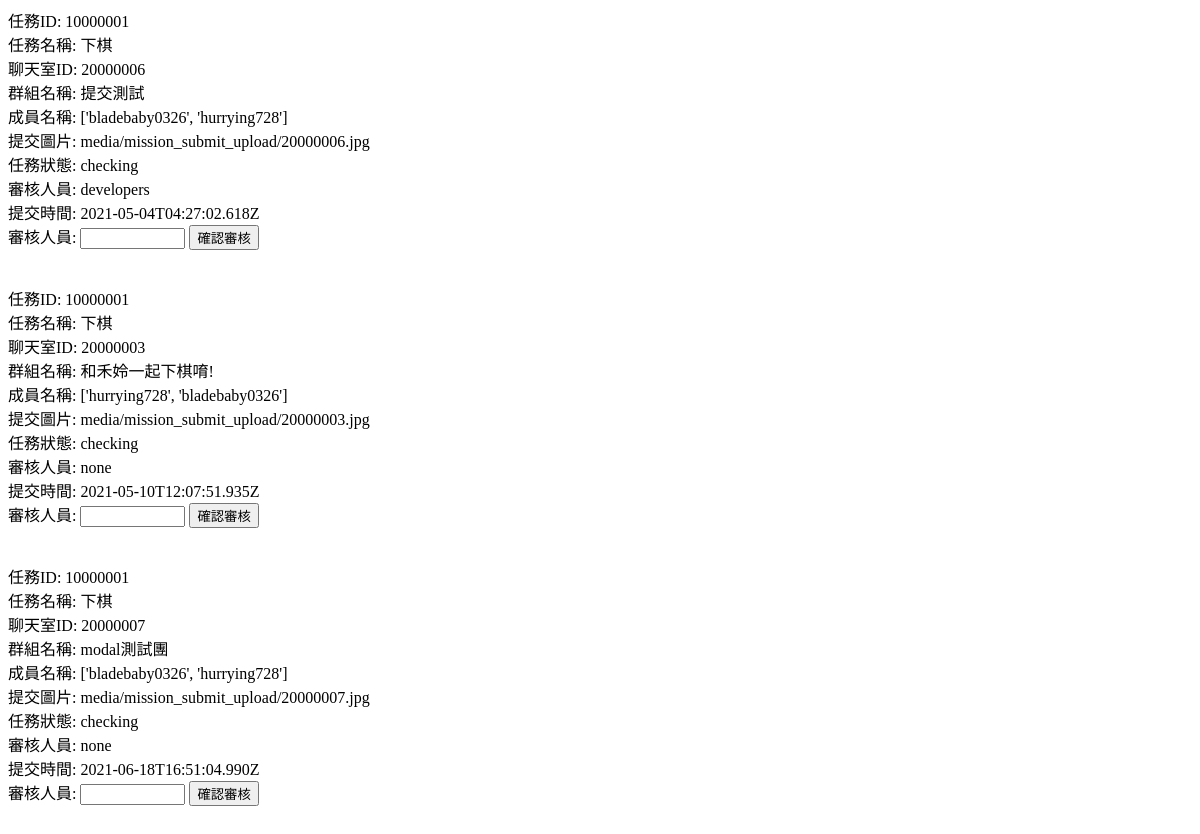
/manager, run on an earlier commit of the app's database.
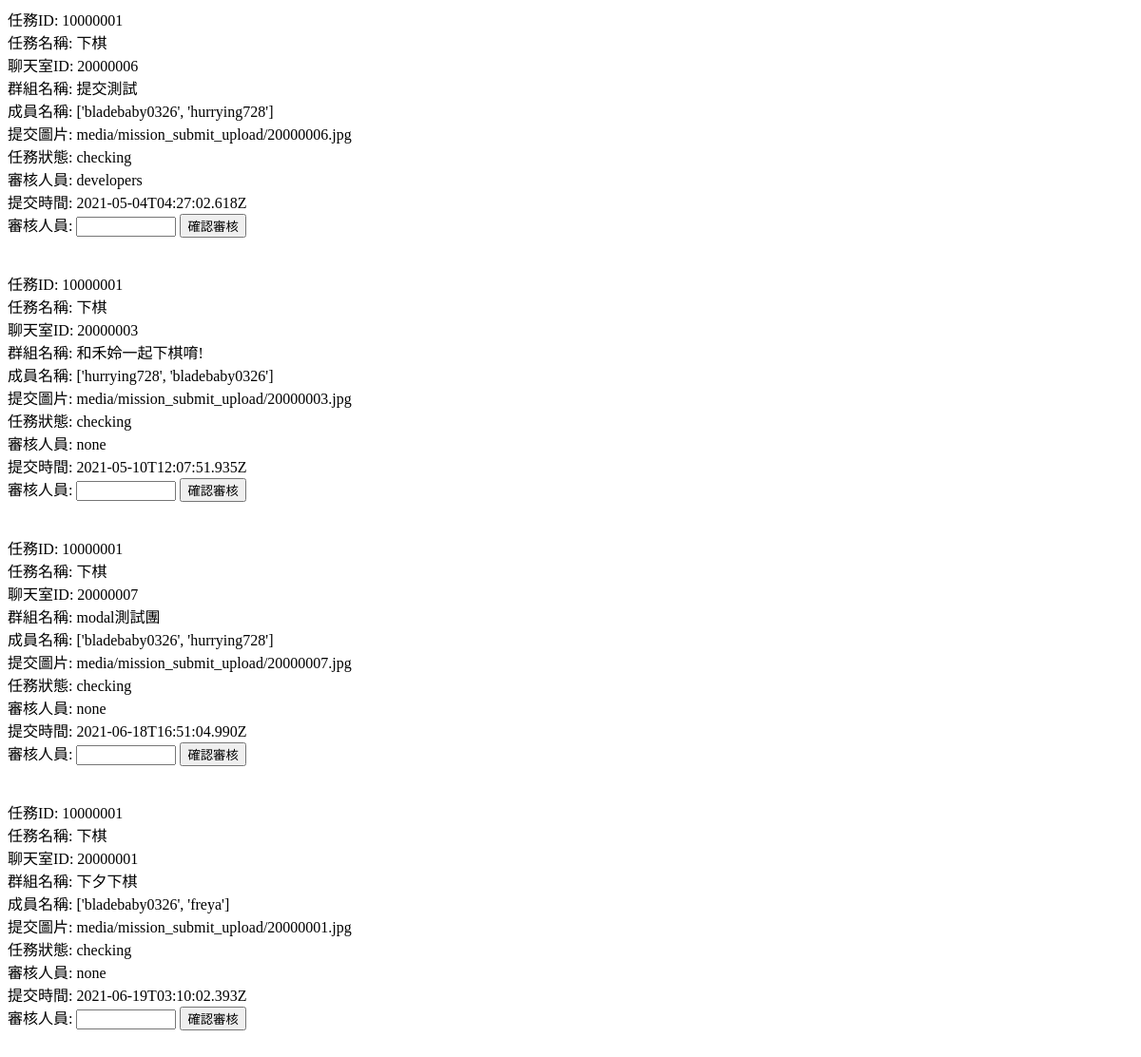
And on a later commit of the database.
### backend/models.py (models this page shows)
class Mission_submission(models.Model):
    mission_ID = models.CharField(max_length=100)
    mission_name = models.TextField()
    chatroom_ID = models.CharField(max_length=100)
    group_name = models.TextField()
    member_ID = models.TextField() #List
    submission_pic = models.TextField()
    check_status = models.CharField(max_length=100)
    check_preson = models.TextField()
    time = models.DateTimeField(auto_now_add=True)

### backend/views.py (the view)
# urls.py: path('manager', backend.manager_page),
def manager_page(request):
    mission_submission = Mission_submission.objects.filter(check_status="checking")
    mission_submission = core_serializers.serialize("json", mission_submission)
    mission_submission = json.loads(mission_submission)
    return render(request, 'manager.html', {
        "mission_submission" : mission_submission
    })

### templates/manager.html (shortened to what this page needs)
<!DOCTYPE html>
<html>
    <head>
    </head>
    <body>
        {% for submission in mission_submission %}
            <div>
                任務ID: {{submission.fields.mission_ID}}<br>
                任務名稱: {{submission.fields.mission_name}}<br>
                聊天室ID: {{submission.fields.chatroom_ID}}<br>
                群組名稱: {{submission.fields.group_name}}<br>
                成員名稱: {{submission.fields.member_ID}}<br>
                提交圖片: {{submission.fields.submission_pic}}<br>
                任務狀態: {{submission.fields.check_status}}<br>
                審核人員: {{submission.fields.check_preson}}<br>
                提交時間: {{submission.fields.time}}<br>
                審核人員: <input id = "{{ submission.fields.chatroom_ID }}_check_person" type="text" size="10" >
                <button id="{{ submission.fields.chatroom_ID }}" onclick="ok(this.id)">確認審核</button>
            </div><br><br>
        {% endfor %}
    </body>
</html>

What changed in the data, as far as the page shows it:
added Mission_submission: fields.mission_ID "10000001", fields.mission_name "下棋", fields.chatroom_ID "20000001", fields.group_name "下夕下棋", fields.member_ID "['bladebaby0326', 'freya']", fields.submission_pic "media/mission_submit_upload/20000001.jpg", fields.check_status "checking", fields.check_preson "none", fields.time "2021-06-19T03:10:02.393Z"
